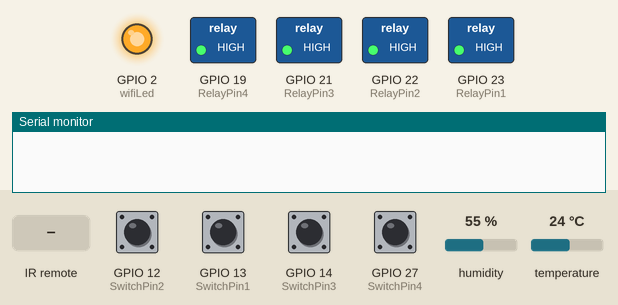
Simulated run of this sketch. Board: ESP32. On the bench: switched loads named in the sketch (green lamp = pin HIGH), output pins drawn as LEDs (lit = HIGH), the last lines printed to the serial monitor. Inputs (shaded band) come from the test bench; at power-on: GPIO 12 (SwitchPin2), GPIO 13 (SwitchPin1), GPIO 14 (SwitchPin3), GPIO 27 (SwitchPin4) HIGH, humidity 55 %, temperature 24 °C. WiFi joins after 1.5 s; servers stay silent unless stated.

Above: at 2.2 s.
2.3 s: GPIO 12 (SwitchPin2) pulled LOW for 0.15 s
At 3.3 s:
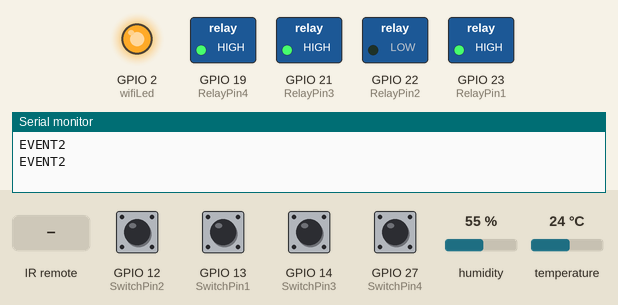
3.9 s: GPIO 13 (SwitchPin1) pulled LOW for 0.15 s
At 4.5 s:
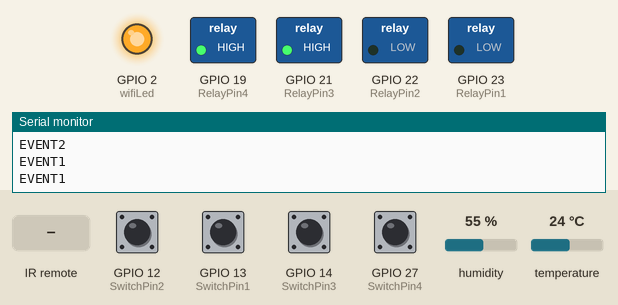
5.5 s: GPIO 14 (SwitchPin3) pulled LOW for 0.15 s
At 6.8 s:
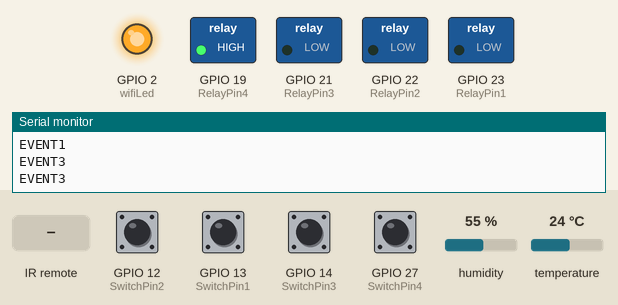
7.1 s: GPIO 27 (SwitchPin4) pulled LOW for 0.15 s
At 8.2 s:
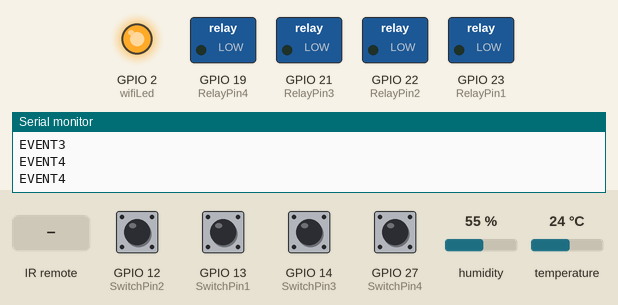
8.7 s: infrared code 0x80BF3BC4 received
At 8.95 s:
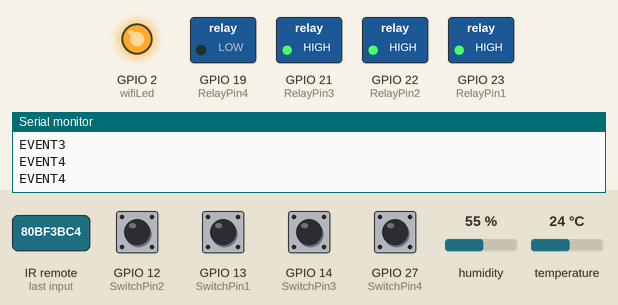
10.5 s: infrared code 0x80BF49B6 received
At 11.7 s:
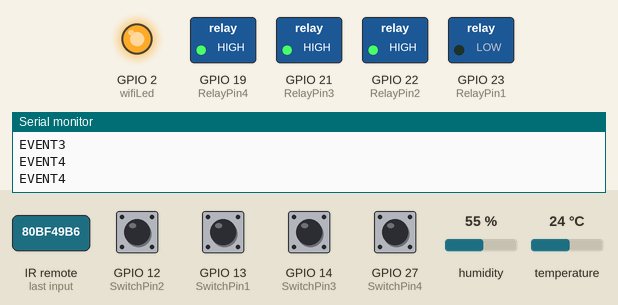
Timing chart, 0 to 13.0 s (numbered marks = the images above; inputs shaded):
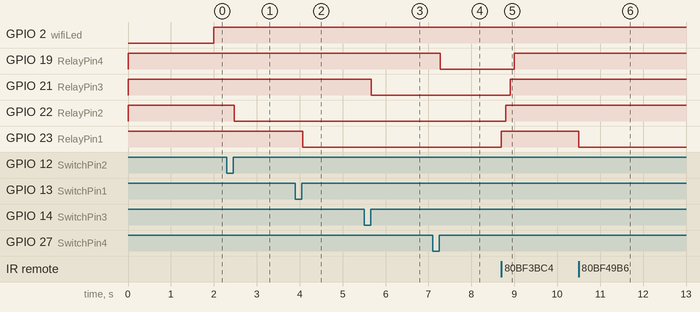

The sketch:

Code_ESP32_NEW_Blynk_4Relay_IR_DHT11_Button.ino
```cpp
/**********************************************************************************
 *  TITLE: Blynk + Manual Button + IR + DHT11 control 4 Relays using ESP32 (Real time feedback + no WiFi control)
 *  Click on the following links to learn more.
 *  YouTube Video: https://youtu.be/VNeT5QgH-IM
 *  Related Blog : https://iotcircuithub.com/esp32-projects/
 *  by Tech StudyCell
 *  Preferences--> Aditional boards Manager URLs :
 *  https://dl.espressif.com/dl/package_esp32_index.json, http://arduino.esp8266.com/stable/package_esp8266com_index.json
 *
 *  Download Board ESP32 : https://github.com/espressif/arduino-esp32
 *
 *  Download the libraries
 *  Blynk Library (1.0.1):  https://github.com/blynkkk/blynk-library
 *  AceButton Library (1.9.2): https://github.com/bxparks/AceButton
 *  IRremote Library (3.6.1): https://github.com/Arduino-IRremote/Arduino-IRremote
 *  DHT Library (1.4.3): https://github.com/adafruit/DHT-sensor-library
 **********************************************************************************/

/* Fill-in your Template ID (only if using Blynk.Cloud) */
#define BLYNK_TEMPLATE_ID ""
#define BLYNK_DEVICE_NAME ""
#define BLYNK_AUTH_TOKEN ""

// Your WiFi credentials.
// Set password to "" for open networks.
char ssid[] = "WiFi NAME";
char pass[] = "WiFi Password";

bool fetch_blynk_state = true;  //true or false

//Update the HEX code of IR Remote buttons 0x<HEX CODE>
#define IR_Button_1   0x80BF49B6
#define IR_Button_2   0x80BFC936
#define IR_Button_3   0x80BF33CC
#define IR_Button_4   0x80BF718E
#define IR_All_Off    0x80BF3BC4

//#define BLYNK_PRINT Serial
#include <WiFi.h>
#include <WiFiClient.h>
#include <BlynkSimpleEsp32.h>
#include <DHT.h>
#include <IRremote.h>
#include <AceButton.h>
using namespace ace_button;

#define DHTPIN              16 //D16  pin connected with DHT
#define IR_RECV_PIN         35 // D35 (IR receiver pin)

// Uncomment whatever type you're using!
#define DHTTYPE DHT11     // DHT 11
//#define DHTTYPE DHT22   // DHT 22, AM2302, AM2321
//#define DHTTYPE DHT21   // DHT 21, AM2301

IRrecv irrecv(IR_RECV_PIN);
decode_results results;

// define the GPIO connected with Relays and switches
#define RelayPin1 23  //D23
#define RelayPin2 22  //D22
#define RelayPin3 21  //D21
#define RelayPin4 19  //D19

#define SwitchPin1 13  //D13
#define SwitchPin2 12  //D12
#define SwitchPin3 14  //D14
#define SwitchPin4 27  //D27

#define wifiLed   2   //D2

//Change the virtual pins according the rooms
#define VPIN_BUTTON_1    V1
#define VPIN_BUTTON_2    V2
#define VPIN_BUTTON_3    V3
#define VPIN_BUTTON_4    V4

#define VPIN_BUTTON_C    V5
#define VPIN_TEMPERATURE V6
#define VPIN_HUMIDITY    V7


// Relay State
bool toggleState_1 = LOW; //Define integer to remember the toggle state for relay 1
bool toggleState_2 = LOW; //Define integer to remember the toggle state for relay 2
bool toggleState_3 = LOW; //Define integer to remember the toggle state for relay 3
bool toggleState_4 = LOW; //Define integer to remember the toggle state for relay 4

int wifiFlag = 0;
float temperature1 = 0;
float humidity1   = 0;

char auth[] = BLYNK_AUTH_TOKEN;

ButtonConfig config1;
AceButton button1(&config1);
ButtonConfig config2;
AceButton button2(&config2);
ButtonConfig config3;
AceButton button3(&config3);
ButtonConfig config4;
AceButton button4(&config4);

void handleEvent1(AceButton*, uint8_t, uint8_t);
void handleEvent2(AceButton*, uint8_t, uint8_t);
void handleEvent3(AceButton*, uint8_t, uint8_t);
void handleEvent4(AceButton*, uint8_t, uint8_t);

BlynkTimer timer;
DHT dht(DHTPIN, DHTTYPE);

// When App button is pushed - switch the state

BLYNK_WRITE(VPIN_BUTTON_1) {
  toggleState_1 = param.asInt();
  digitalWrite(RelayPin1, !toggleState_1);
}

BLYNK_WRITE(VPIN_BUTTON_2) {
  toggleState_2 = param.asInt();
  digitalWrite(RelayPin2, !toggleState_2);
}

BLYNK_WRITE(VPIN_BUTTON_3) {
  toggleState_3 = param.asInt();
  digitalWrite(RelayPin3, !toggleState_3);
}

BLYNK_WRITE(VPIN_BUTTON_4) {
  toggleState_4 = param.asInt();
  digitalWrite(RelayPin4, !toggleState_4);
}

BLYNK_WRITE(VPIN_BUTTON_C) {
  all_SwitchOff();
}

void all_SwitchOff(){
  toggleState_1 = 0; digitalWrite(RelayPin1, HIGH); Blynk.virtualWrite(VPIN_BUTTON_1, toggleState_1); delay(100);
  toggleState_2 = 0; digitalWrite(RelayPin2, HIGH); Blynk.virtualWrite(VPIN_BUTTON_2, toggleState_2); delay(100);
  toggleState_3 = 0; digitalWrite(RelayPin3, HIGH); Blynk.virtualWrite(VPIN_BUTTON_3, toggleState_3); delay(100);
  toggleState_4 = 0; digitalWrite(RelayPin4, HIGH); Blynk.virtualWrite(VPIN_BUTTON_4, toggleState_4); delay(100);
  Blynk.virtualWrite(VPIN_HUMIDITY, humidity1);
  Blynk.virtualWrite(VPIN_TEMPERATURE, temperature1);
}

void checkBlynkStatus() { // called every 3 seconds by SimpleTimer

  bool isconnected = Blynk.connected();
  if (isconnected == false) {
    wifiFlag = 1;
    Serial.println("Blynk Not Connected");
    digitalWrite(wifiLed, LOW);
  }
  if (isconnected == true) {
    wifiFlag = 0;
    if (!fetch_blynk_state){
    Blynk.virtualWrite(VPIN_BUTTON_1, toggleState_1);
    Blynk.virtualWrite(VPIN_BUTTON_2, toggleState_2);
    Blynk.virtualWrite(VPIN_BUTTON_3, toggleState_3);
    Blynk.virtualWrite(VPIN_BUTTON_4, toggleState_4);
    }
    digitalWrite(wifiLed, HIGH);
    //Serial.println("Blynk Connected");
  }
}

BLYNK_CONNECTED() {
  // Request the latest state from the server
  if (fetch_blynk_state){
    Blynk.syncVirtual(VPIN_BUTTON_1);
    Blynk.syncVirtual(VPIN_BUTTON_2);
    Blynk.syncVirtual(VPIN_BUTTON_3);
    Blynk.syncVirtual(VPIN_BUTTON_4);
  }
    Blynk.syncVirtual(VPIN_TEMPERATURE);
    Blynk.syncVirtual(VPIN_HUMIDITY);
}

void readSensor(){

  float h = dht.readHumidity();
  float t = dht.readTemperature(); // or dht.readTemperature(true) for Fahrenheit

  if (isnan(h) || isnan(t)) {
    Serial.println("Failed to read from DHT sensor!");
    return;
  }
  else {
    humidity1 = h;
    temperature1 = t;
   // Serial.println(temperature1);
   // Serial.println(humidity1);
  }
}

void sendSensor()
{
  readSensor();
  // You can send any value at any time.
  // Please don't send more that 10 values per second.
  Blynk.virtualWrite(VPIN_HUMIDITY, humidity1);
  Blynk.virtualWrite(VPIN_TEMPERATURE, temperature1);
}

void ir_remote(){
  if (irrecv.decode(&results)) {
      switch(results.value){
          case IR_Button_1:
            digitalWrite(RelayPin1, toggleState_1);
            toggleState_1 = !toggleState_1;
            Blynk.virtualWrite(VPIN_BUTTON_1, toggleState_1);
            delay(100);
            break;
          case IR_Button_2:
            digitalWrite(RelayPin2, toggleState_2);
            toggleState_2 = !toggleState_2;
            Blynk.virtualWrite(VPIN_BUTTON_2, toggleState_2);
            delay(100);
            break;
          case IR_Button_3:
            digitalWrite(RelayPin3, toggleState_3);
            toggleState_3 = !toggleState_3;
            Blynk.virtualWrite(VPIN_BUTTON_3, toggleState_3);
            delay(100);
            break;
          case IR_Button_4:
            digitalWrite(RelayPin4, toggleState_4);
            toggleState_4 = !toggleState_4;
            Blynk.virtualWrite(VPIN_BUTTON_4, toggleState_4);
            delay(100);
            break;
          case IR_All_Off:
            all_SwitchOff();
            break;
          default : break;
        }
        //Serial.println(results.value, HEX);
        irrecv.resume();
  }
}
void setup()
{
  Serial.begin(9600);

  pinMode(RelayPin1, OUTPUT);
  pinMode(RelayPin2, OUTPUT);
  pinMode(RelayPin3, OUTPUT);
  pinMode(RelayPin4, OUTPUT);

  pinMode(wifiLed, OUTPUT);

  pinMode(SwitchPin1, INPUT_PULLUP);
  pinMode(SwitchPin2, INPUT_PULLUP);
  pinMode(SwitchPin3, INPUT_PULLUP);
  pinMode(SwitchPin4, INPUT_PULLUP);

  //During Starting all Relays should TURN OFF
  digitalWrite(RelayPin1, !toggleState_1);
  digitalWrite(RelayPin2, !toggleState_2);
  digitalWrite(RelayPin3, !toggleState_3);
  digitalWrite(RelayPin4, !toggleState_4);

  irrecv.enableIRIn(); // Enabling IR sensor
  dht.begin();    // Enabling DHT sensor

  digitalWrite(wifiLed, LOW);

  config1.setEventHandler(button1Handler);
  config2.setEventHandler(button2Handler);
  config3.setEventHandler(button3Handler);
  config4.setEventHandler(button4Handler);

  button1.init(SwitchPin1);
  button2.init(SwitchPin2);
  button3.init(SwitchPin3);
  button4.init(SwitchPin4);

  //Blynk.begin(auth, ssid, pass);
  WiFi.begin(ssid, pass);
  timer.setInterval(2000L, checkBlynkStatus); // check if Blynk server is connected every 2 seconds
  timer.setInterval(1000L, sendSensor); // Sending Sensor Data to Blynk Cloud every 1 second
  Blynk.config(auth);
  delay(1000);

  if (!fetch_blynk_state){
    Blynk.virtualWrite(VPIN_BUTTON_1, toggleState_1);
    Blynk.virtualWrite(VPIN_BUTTON_2, toggleState_2);
    Blynk.virtualWrite(VPIN_BUTTON_3, toggleState_3);
    Blynk.virtualWrite(VPIN_BUTTON_4, toggleState_4);
  }
}

void loop()
{
  ir_remote(); //IR remote Control

  Blynk.run();
  timer.run(); // Initiates SimpleTimer

  button1.check();
  button2.check();
  button3.check();
  button4.check();
}

void button1Handler(AceButton* button, uint8_t eventType, uint8_t buttonState) {
  Serial.println("EVENT1");
  switch (eventType) {
    case AceButton::kEventReleased:
      digitalWrite(RelayPin1, toggleState_1);
      toggleState_1 = !toggleState_1;
      Blynk.virtualWrite(VPIN_BUTTON_1, toggleState_1);
      break;
  }
}
void button2Handler(AceButton* button, uint8_t eventType, uint8_t buttonState) {
  Serial.println("EVENT2");
  switch (eventType) {
    case AceButton::kEventReleased:
      digitalWrite(RelayPin2, toggleState_2);
      toggleState_2 = !toggleState_2;
      Blynk.virtualWrite(VPIN_BUTTON_2, toggleState_2);
      break;
  }
}
void button3Handler(AceButton* button, uint8_t eventType, uint8_t buttonState) {
  Serial.println("EVENT3");
  switch (eventType) {
    case AceButton::kEventReleased:
      digitalWrite(RelayPin3, toggleState_3);
      toggleState_3 = !toggleState_3;
      Blynk.virtualWrite(VPIN_BUTTON_3, toggleState_3);
      break;
  }
}
void button4Handler(AceButton* button, uint8_t eventType, uint8_t buttonState) {
  Serial.println("EVENT4");
  switch (eventType) {
    case AceButton::kEventReleased:
      digitalWrite(RelayPin4, toggleState_4);
      toggleState_4 = !toggleState_4;
      Blynk.virtualWrite(VPIN_BUTTON_4, toggleState_4);
      break;
  }
}
```

Measured:
- after the input at 2.3 s, GPIO 22 (RelayPin2): HIGH → LOW after 0.17 s
- after the input at 3.9 s, GPIO 23 (RelayPin1): HIGH → LOW after 0.17 s
- after the input at 5.5 s, GPIO 21 (RelayPin3): HIGH → LOW after 0.17 s
- after the input at 7.1 s, GPIO 19 (RelayPin4): HIGH → LOW after 0.17 s
- after the input at 8.7 s, GPIO 19 (RelayPin4): LOW → HIGH after 0.30 s; GPIO 21 (RelayPin3): LOW → HIGH after 0.20 s; GPIO 22 (RelayPin2): LOW → HIGH after 0.10 s; GPIO 23 (RelayPin1): LOW → HIGH at once
- after the input at 10.5 s, GPIO 23 (RelayPin1): HIGH → LOW at once
